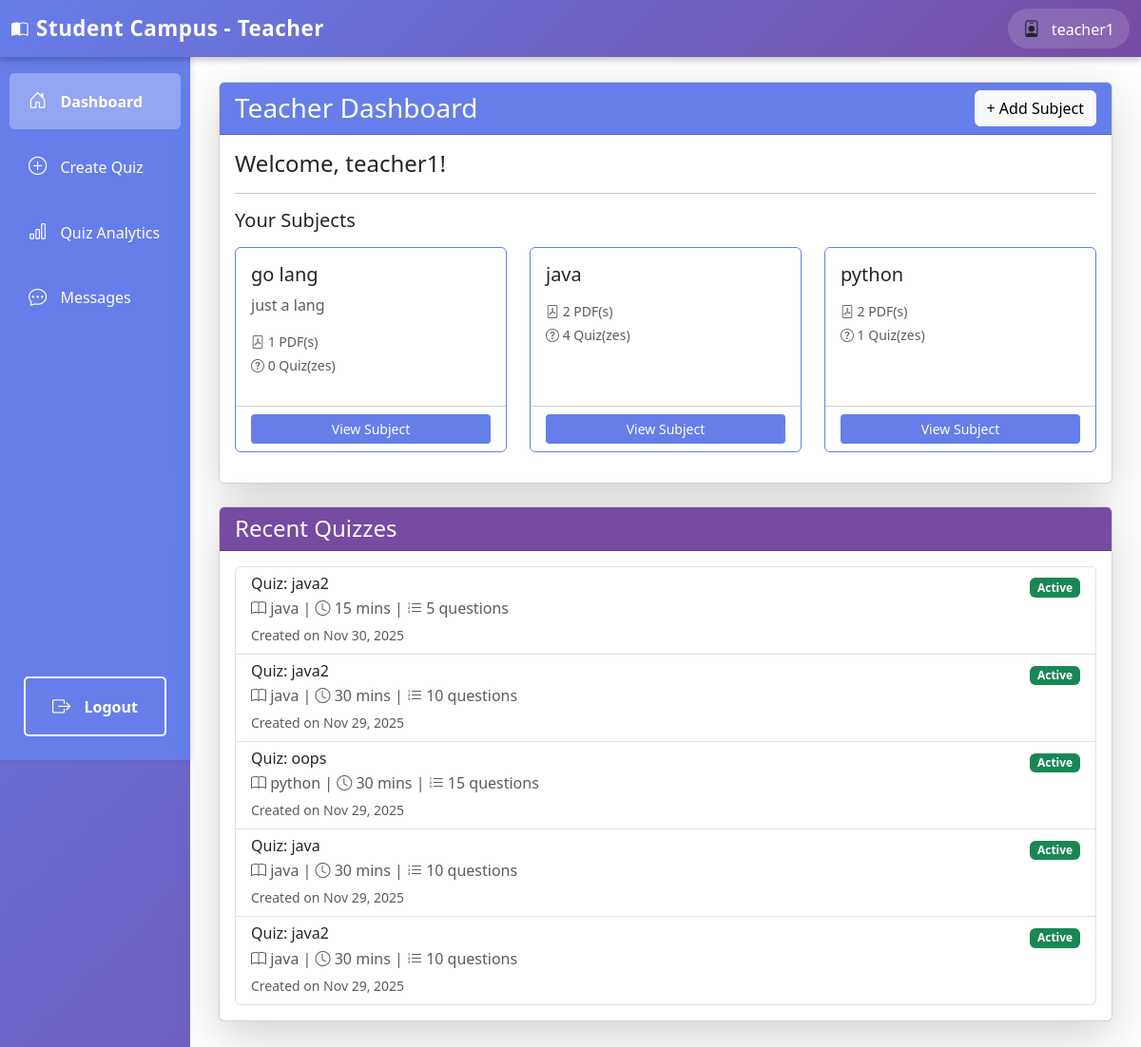
Before: /teacher/dashboard/ (signed in) with the older database file.
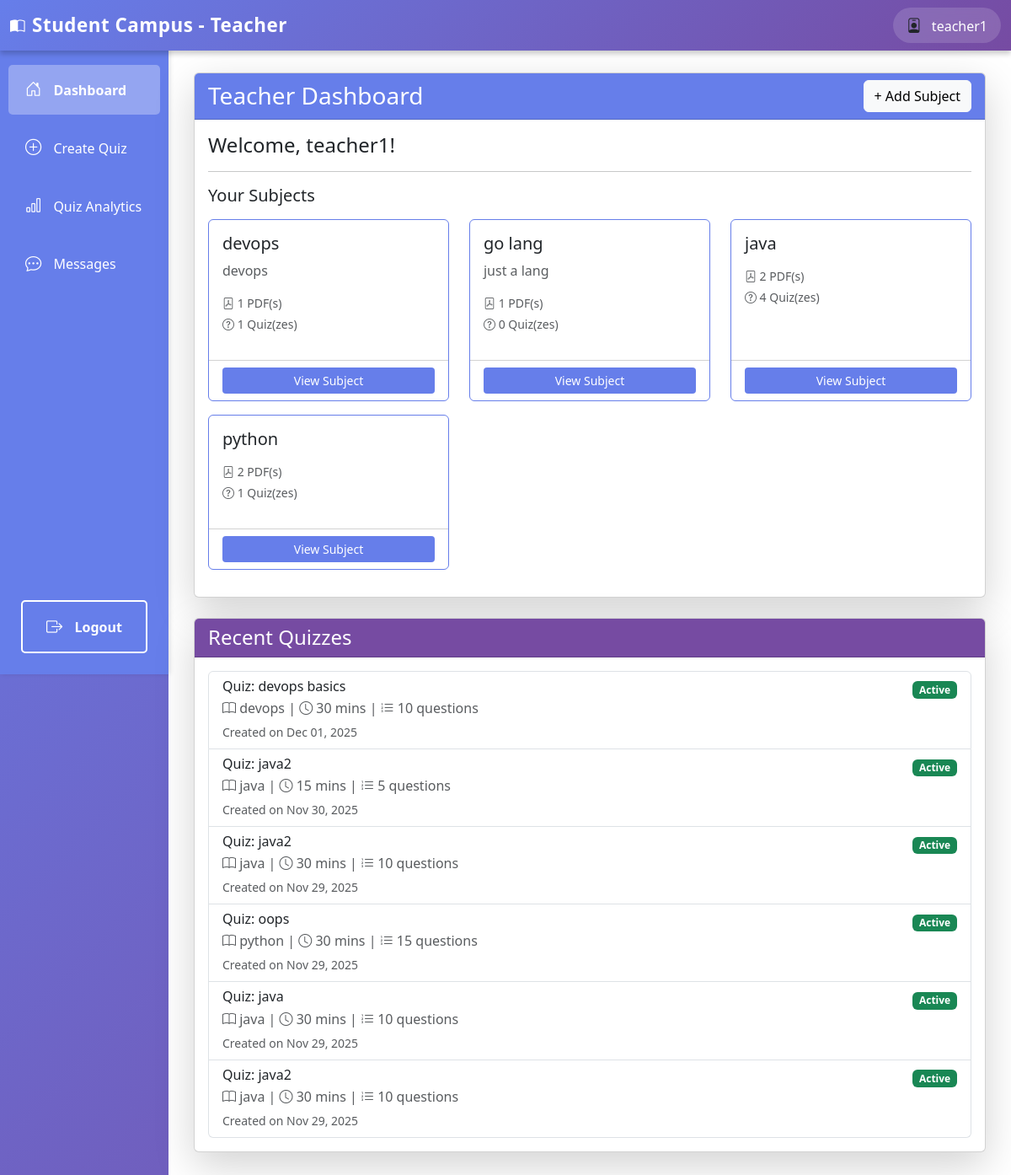
After: the same page with the newer database file.
### authentication/models.py (models this page shows, shortened)
class User(AbstractUser):
    ROLE_CHOICES = (
        ('student', 'Student'),
        ('teacher', 'Teacher'),
    )
    role = models.CharField(max_length=10, choices=ROLE_CHOICES, default='student')
    def is_teacher(self):
        return self.role == 'teacher'

### teachers/models.py (models this page shows, shortened)
class Subject(models.Model):
    name = models.CharField(max_length=200)
    description = models.TextField(blank=True)
    teacher = models.ForeignKey(User, on_delete=models.CASCADE, related_name='subjects')
    created_at = models.DateTimeField(auto_now_add=True)
    class Meta:
        ordering = ['name']

class Quiz(models.Model):
    title = models.CharField(max_length=200)
    subject = models.ForeignKey(Subject, on_delete=models.CASCADE, related_name='quizzes')
    pdf_note = models.ForeignKey(PDFNote, on_delete=models.CASCADE, related_name='quizzes', null=True)
    description = models.TextField(blank=True)
    duration = models.IntegerField(help_text="Duration in minutes", default=30)
    num_questions = models.IntegerField(default=10)
    created_by = models.ForeignKey(User, on_delete=models.CASCADE, related_name='created_quizzes')
    created_at = models.DateTimeField(auto_now_add=True)
    deadline = models.DateTimeField(null=True, blank=True, help_text="Quiz deadline")
    is_active = models.BooleanField(default=True)
    class Meta:
        ordering = ['-created_at']
        verbose_name_plural = "Quizzes"

### teachers/views.py (the view)
# urls.py: path('dashboard/', views.teacher_dashboard, name='teacher_dashboard'),
@login_required
def teacher_dashboard(request):
    if not request.user.is_teacher():
        return HttpResponseForbidden("You don't have permission to access this page.")
    subjects = Subject.objects.filter(teacher=request.user)
    quizzes = Quiz.objects.filter(created_by=request.user).order_by('-created_at')[:10]
    return render(request, 'teachers/dashboard.html', {'subjects': subjects, 'quizzes': quizzes})

### templates/teachers/dashboard.html (shortened to what this page needs)
{% extends 'teachers/base_teacher.html' %}
{% block teacher_content %}
<div class="row">
    <div class="col-12">
        <div class="card shadow-lg mb-4">
            <div class="card-header d-flex justify-content-between align-items-center" style="background-color: #667eea; color: white;">
                <h3 class="mb-0">Teacher Dashboard</h3>
                <a href="{% url 'create_subject' %}" class="btn btn-light">+ Add Subject</a>
            </div>
            <div class="card-body">
                <h4>Welcome, {{ user.username }}!</h4>
                <hr>
                <h5>Your Subjects</h5>
                {% if subjects %}
                    <div class="row mt-3">
                        {% for subject in subjects %}
                            <div class="col-md-4 mb-3">
                                <div class="card h-100" style="border-color: #667eea;">
                                    <div class="card-body">
                                        <h5 class="card-title">{{ subject.name }}</h5>
                                        <p class="card-text text-muted">{{ subject.description|truncatewords:15 }}</p>
                                        <p class="text-muted small mb-1">
                                            <i class="bi bi-file-pdf"></i> {{ subject.notes.count }} PDF(s)
                                        </p>
                                        <p class="text-muted small">
                                            <i class="bi bi-question-circle"></i> {{ subject.quizzes.count }} Quiz(zes)
                                        </p>
                                    </div>
                                    <div class="card-footer bg-transparent">
                                        <a href="{% url 'teacher_subject_detail' subject.id %}" class="btn btn-sm w-100" style="background-color: #667eea; color: white;">View Subject</a>
                                    </div>
                                </div>
                            </div>
                        {% endfor %}
                    </div>
                {% else %}
                    <div class="alert alert-info">
                        No subjects created yet. Click "Create Subject" to add your first subject.
                    </div>
                {% endif %}
            </div>
        </div>
    </div>
    <div class="col-12">
        <div class="card shadow-lg">
            <div class="card-header" style="background-color: #764ba2; color: white;">
                <h4 class="mb-0">Recent Quizzes</h4>
            </div>
            <div class="card-body">
                {% if quizzes %}
                    <div class="list-group">
                        {% for quiz in quizzes %}
                            <div class="list-group-item">
                                <div class="d-flex justify-content-between align-items-start">
                                    <div>
                                        <h6 class="mb-1">{{ quiz.title }}</h6>
                                        <p class="mb-1 text-muted">
                                            <i class="bi bi-book"></i> {{ quiz.subject.name }} |
                                            <i class="bi bi-clock"></i> {{ quiz.duration }} mins |
                                            <i class="bi bi-list-ol"></i> {{ quiz.questions.count }} questions
                                        </p>
                                        <small class="text-muted">Created on {{ quiz.created_at|date:"M d, Y" }}</small>
                                    </div>
                                    <div>
                                        {% if quiz.is_active %}
                                            <span class="badge bg-success">Active</span>
                                        {% else %}
                                            <span class="badge bg-secondary">Inactive</span>
                                        {% endif %}
                                    </div>
                                </div>
                            </div>
                        {% endfor %}
                    </div>
                {% else %}
                    <div class="alert alert-info">
                        No quizzes created yet. Click "Create Quiz" in the sidebar to add your first quiz.
                    </div>
                {% endif %}
            </div>
        </div>
    </div>
</div>
{% endblock %}

### templates/teachers/base_teacher.html (shortened to what this page needs)
<!DOCTYPE html>
<html lang="en">
<head>
    <link href="https://cdn.jsdelivr.net/npm/bootstrap@5.3.0/dist/css/bootstrap.min.css" rel="stylesheet">
    <link href="https://cdn.jsdelivr.net/npm/bootstrap-icons@1.10.0/font/bootstrap-icons.css" rel="stylesheet">
</head>
<body>
    <nav class="navbar navbar-expand-lg navbar-light bg-light">
        <div class="container-fluid">
            <a class="navbar-brand fw-bold" href="{% url 'teacher_dashboard' %}">
                <i class="bi bi-book-half me-2"></i>Student Campus - Teacher
            </a>
            <div class="ms-auto d-flex align-items-center gap-3">
                <div class="user-info">
                    <i class="bi bi-person-badge me-2"></i>
                    <span>{{ user.username }}</span>
                </div>
            </div>
        </div>
    </nav>
    <div class="container-fluid">
        <div class="row">
            <div class="col-md-2 p-0">
                <div class="sidebar">
                    <nav class="nav flex-column">
                        <a class="nav-link {% if request.resolver_match.url_name == 'teacher_dashboard' %}active{% endif %}" href="{% url 'teacher_dashboard' %}">
                            <i class="bi bi-house-door"></i> Dashboard
                        </a>
                        <a class="nav-link {% if request.resolver_match.url_name == 'create_quiz' or request.resolver_match.url_name == 'generate_quiz' %}active{% endif %}" href="{% url 'create_quiz' %}">
                            <i class="bi bi-plus-circle"></i> Create Quiz
                        </a>
                        <a class="nav-link {% if request.resolver_match.url_name == 'quiz_analytics' %}active{% endif %}" href="{% url 'quiz_analytics' %}">
                            <i class="bi bi-bar-chart"></i> Quiz Analytics
                        </a>
                        <a class="nav-link {% if request.resolver_match.url_name == 'teacher_chat' or request.resolver_match.url_name == 'teacher_chat_with' %}active{% endif %}" href="{% url 'teacher_chat' %}">
                            <i class="bi bi-chat-dots"></i> Messages
                        </a>
                        <a class="nav-link logout-btn" href="{% url 'logout' %}">
                            <i class="bi bi-box-arrow-right"></i> Logout
                        </a>
                    </nav>
                </div>
            </div>
            <div class="col-md-10 p-0">
                <div class="main-content">
                    {% block teacher_content %}
                    {% endblock %}
                </div>
            </div>
        </div>
    </div>
</body>
</html>

### templates/teachers/base_teacher.html (style rules this page uses)
body { background: linear-gradient(135deg, #667eea 0%, #764ba2 100%); min-height: 100vh; padding-top: 56px; }
.navbar { position: fixed; top: 0; left: 0; right: 0; z-index: 1000; background: linear-gradient(135deg, #667eea 0%, #764ba2 100%) !important; box-shadow: 0 4px 6px rgba(0,0,0,0.2); border: none; }
.navbar-brand { color: white !important; font-weight: 700; font-size: 1.4rem; letter-spacing: 0.5px; }
.navbar span { color: white; font-weight: 500; }
.user-info { background: rgba(255, 255, 255, 0.15); padding: 8px 16px; border-radius: 25px; backdrop-filter: blur(10px); }
.navbar .bi { font-size: 1.1rem; }
.sidebar { height: calc(100vh - 56px); background-color: #667eea; box-shadow: 2px 0 5px rgba(0,0,0,0.1); position: sticky; top: 56px; display: flex; flex-direction: column; }
.sidebar .nav { display: flex; flex-direction: column; flex: 1; padding-top: 1rem; }
.sidebar .nav-link { color: #fff; padding: 15px 20px; border-radius: 5px; margin: 5px 10px; transition: all 0.3s; }
.sidebar .nav-link.active { background-color: rgba(255,255,255,0.3); font-weight: bold; }
.sidebar .nav-link i { margin-right: 10px; font-size: 1.2rem; }
.logout-btn { position: absolute; bottom: 20px; left: 15px; right: 15px; background-color: transparent; color: white; border: 2px solid white; font-weight: 600; transition: all 0.3s; text-align: center; padding: 10px; border-radius: 5px; text-decoration: none; display: block; }
.main-content { background-color: #fff; min-height: 100vh; padding: 30px; }

Changed rows visible on the page:
added Subject: name "devops", description "devops", notes.count "1", quizzes.count "1"
added Quiz: title "Quiz: devops basics", subject.name "devops", duration "30", questions.count "10", created_at "Dec 01, 2025", is_active "Active"
